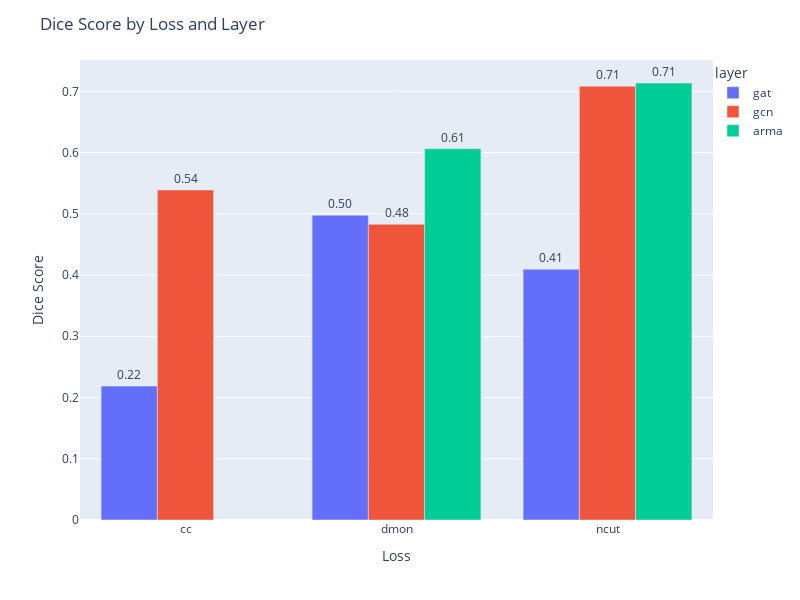

Notebook cell for this chart:
### Markdown cell above
- Comparing metrics according to DICE

### Code cell
fig = px.bar(
    data_max_by_epoch,
    x='loss',
    y='dice',
    color='layer',  # Corresponds to 'hue' in Seaborn
    barmode='group' # Grouped bars for each layer
)

# Update layout for figure size, legend position, and titles
fig.update_layout(
    width=800,  # Set figure width
    height=600, # Set figure height
    legend=dict(
        x=1,        # Adjust x position of the legend
        y=1,        # Adjust y position of the legend
        xanchor='left',
        yanchor='top'
    ),
    title="Dice Score by Loss and Layer",
    xaxis_title="Loss",
    yaxis_title="Dice Score"
)

# Add bar labels
fig.update_traces(
    texttemplate='%{y:.2f}',  # Format labels with two decimal points
    textposition='outside'    # Position labels outside the bars
)

### Figure 1 — Plotly figure (JSON) as saved in the notebook; plotly's stock layout.template omitted (floating-point values rounded to 4 significant figures)
{"data": [{"alignmentgroup": "True", "hovertemplate": "layer=gat<br>loss=%{x}<br>dice=%{y}<extra></extra>", "legendgroup": "gat", "marker": {"color": "#636efa", "pattern": {"shape": ""}}, "name": "gat", "offsetgroup": "gat", "orientation": "v", "showlegend": true, "textposition": "outside", "texttemplate": "%{y:.2f}", "type": "bar", "x": ["cc", "dmon", "ncut"], "xaxis": "x", "y": [0.2186, 0.4978, 0.4094], "yaxis": "y"}, {"alignmentgroup": "True", "hovertemplate": "layer=gcn<br>loss=%{x}<br>dice=%{y}<extra></extra>", "legendgroup": "gcn", "marker": {"color": "#EF553B", "pattern": {"shape": ""}}, "name": "gcn", "offsetgroup": "gcn", "orientation": "v", "showlegend": true, "textposition": "outside", "texttemplate": "%{y:.2f}", "type": "bar", "x": ["cc", "dmon", "ncut"], "xaxis": "x", "y": [0.5389, 0.4829, 0.7085], "yaxis": "y"}, {"alignmentgroup": "True", "hovertemplate": "layer=arma<br>loss=%{x}<br>dice=%{y}<extra></extra>", "legendgroup": "arma", "marker": {"color": "#00cc96", "pattern": {"shape": ""}}, "name": "arma", "offsetgroup": "arma", "orientation": "v", "showlegend": true, "textposition": "outside", "texttemplate": "%{y:.2f}", "type": "bar", "x": ["dmon", "ncut"], "xaxis": "x", "y": [0.6063, 0.7136], "yaxis": "y"}], "layout": {"barmode": "group", "height": 600, "legend": {"title": {"text": "layer"}, "tracegroupgap": 0, "x": 1, "xanchor": "left", "y": 1, "yanchor": "top"}, "margin": {"t": 60}, "title": {"text": "Dice Score by Loss and Layer"}, "width": 800, "xaxis": {"anchor": "y", "domain": [0, 1], "title": {"text": "Loss"}}, "yaxis": {"anchor": "x", "domain": [0, 1], "title": {"text": "Dice Score"}}}}
